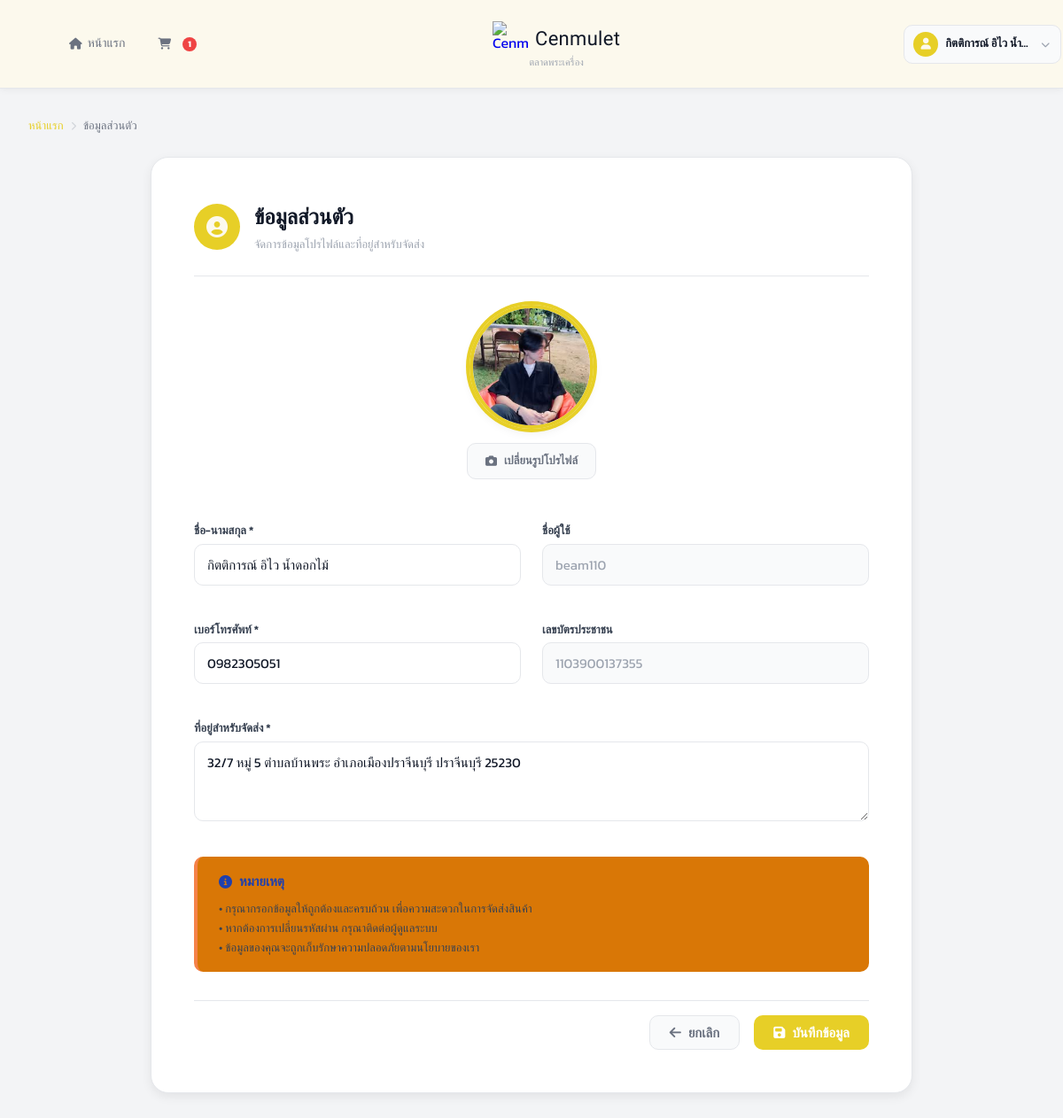
/views/user/profile.php (signed in), run on the app's committed database.
### tables this page shows
CREATE TABLE users (
    id INTEGER PRIMARY KEY AUTOINCREMENT,
    fullname TEXT,
    username TEXT UNIQUE,
    password TEXT,
    tel TEXT,
    address TEXT,
    image TEXT,
    id_per TEXT
);

### views/user/profile.php (the view, shortened to what this page needs)
<?php
require_once __DIR__ . "/../../config/db.php";
$user_id = $_SESSION['user_id'];
try {
    $stmt = $db->prepare("SELECT * FROM users WHERE id = :id");
    $stmt->execute([':id' => $user_id]);
    $user = $stmt->fetch(PDO::FETCH_ASSOC);
} catch (PDOException $e) {
    die("Error: " . $e->getMessage());
}
try {
    $stmt = $db->prepare("SELECT COUNT(*) as count FROM cart WHERE user_id = :user_id");
    $stmt->execute([':user_id' => $user_id]);
    $cart_count = $stmt->fetch(PDO::FETCH_ASSOC)['count'];
} catch (PDOException $e) { $cart_count = 0; }
$active_page = 'profile';
?>
<!DOCTYPE html>
<html lang="th">
<head>
    <link rel="stylesheet" href="https://cdnjs.cloudflare.com/ajax/libs/font-awesome/6.5.1/css/all.min.css">
    <link rel="stylesheet" href="/public/css/style.css">
    <link rel="stylesheet" href="/public/css/profile.css">
</head>
<body>
    <?php include __DIR__ . '/../../includes/navbar.php'; ?>
    <div class="container">
        <nav class="breadcrumb">
            <a href="/views/user/home.php">หน้าแรก</a>
            <span class="separator"><i class="fa-solid fa-chevron-right" style="font-size:10px;"></i></span>
            <span>ข้อมูลส่วนตัว</span>
        </nav>
        <div class="profile-card">
            <div class="profile-card-header">
                <div class="header-icon"><i class="fa-solid fa-user-circle"></i></div>
                <div>
                    <h1>ข้อมูลส่วนตัว</h1>
                    <p>จัดการข้อมูลโปรไฟล์และที่อยู่สำหรับจัดส่ง</p>
                </div>
            </div>
            <form action="" method="POST" enctype="multipart/form-data">
                <div class="avatar-section">
                    <div class="avatar-wrap">
                        <?php if ($user['image']): ?>
                            <img id="profile_preview"
                                 src="/uploads/users/<?php echo htmlspecialchars($user['image']); ?>"
                                 class="avatar-img" alt="Profile">
                        <?php endif; ?>
                    </div>
                    <label for="image_upload" class="btn-upload-avatar">
                        <i class="fa-solid fa-camera"></i>
                        เปลี่ยนรูปโปรไฟล์
                    </label>
                </div>
                <div class="form-grid-2">
                    <div class="form-group">
                        <label class="form-label" for="fullname">ชื่อ-นามสกุล *</label>
                        <input type="text" id="fullname" name="fullname" class="form-control"
                               value="<?php echo htmlspecialchars($user['fullname']); ?>" required>
                    </div>
                    <div class="form-group">
                        <label class="form-label">ชื่อผู้ใช้</label>
                        <input type="text" class="form-control"
                               value="<?php echo htmlspecialchars($user['username']); ?>" disabled>
                    </div>
                    <div class="form-group">
                        <label class="form-label" for="tel">เบอร์โทรศัพท์ *</label>
                        <input type="tel" id="tel" name="tel" class="form-control"
                               value="<?php echo htmlspecialchars($user['tel']); ?>" required>
                    </div>
                    <div class="form-group">
                        <label class="form-label">เลขบัตรประชาชน</label>
                        <input type="text" class="form-control"
                               value="<?php echo htmlspecialchars($user['id_per'] ?? 'ไม่ได้ระบุ'); ?>" disabled>
                    </div>
                    <div class="form-group full-span">
                        <label class="form-label" for="address">ที่อยู่สำหรับจัดส่ง *</label>
                        <textarea id="address" name="address" class="form-control" required><?php echo htmlspecialchars($user['address']); ?></textarea>
                    </div>
                </div>
                <div class="info-box" style="margin-bottom:var(--space-xl);">
                    <h4><i class="fa-solid fa-info-circle"></i> หมายเหตุ</h4>
                    <p>
                        • กรุณากรอกข้อมูลให้ถูกต้องและครบถ้วน เพื่อความสะดวกในการจัดส่งสินค้า<br>
                        • หากต้องการเปลี่ยนรหัสผ่าน กรุณาติดต่อผู้ดูแลระบบ<br>
                        • ข้อมูลของคุณจะถูกเก็บรักษาความปลอดภัยตามนโยบายของเรา
                    </p>
                </div>
                <div class="form-btn-row">
                    <a href="/views/user/home.php" class="btn btn-secondary">
                        <i class="fa-solid fa-arrow-left"></i>
                        ยกเลิก
                    </a>
                    <button type="submit" class="btn btn-primary">
                        <i class="fa-solid fa-save"></i>
                        บันทึกข้อมูล
                    </button>
                </div>
            </form>
        </div>
    </div>
</body>
</html>

### includes/navbar.php (shortened to what this page needs)
<?php
$user       = $user       ?? null;
$cart_count = $cart_count ?? 0;
$active_page = $active_page ?? 'home';
?>
<nav class="navbar">
    <div class="navbar-container">
        <div class="nav-left">
            <ul>
                <li>
                    <a href="/views/user/home.php"
                       class="<?php echo $active_page === 'home' ? 'active' : ''; ?>">
                        <i class="fa-solid fa-house"></i>
                        หน้าแรก
                    </a>
                </li>
                <li>
                    <a href="/views/user/cart.php"
                       class="nav-cart-inline <?php echo $active_page === 'cart' ? 'active' : ''; ?>"
                       title="ตะกร้าสินค้า">
                        <i class="fa-solid fa-cart-shopping"></i>
                        <?php if ($cart_count > 0): ?>
                            <span class="cart-badge"><?php echo $cart_count > 99 ? '99+' : $cart_count; ?></span>
                        <?php endif; ?>
                    </a>
                </li>
            </ul>
        </div>
        <a href="/views/user/home.php" class="nav-logo">
            <div class="nav-logo-row">
                <img src="/public/images/image.png" alt="Cenmulet">
                <span class="nav-logo-name">Cenmulet</span>
            </div>
            <span class="nav-logo-sub">ตลาดพระเครื่อง</span>
        </a>
        <div class="nav-right">
            <?php if ($user): ?>
            <div class="user-menu">
                <div class="user-btn">
                    <div class="user-avatar">
                        <i class="fa-solid fa-user"></i>
                    </div>
                    <span class="user-name"><?php echo htmlspecialchars($user['fullname']); ?></span>
                    <i class="fa-solid fa-chevron-down user-chevron"></i>
                </div>
            </div>
            <?php endif; ?>
        </div>
    </div>
</nav>

### public/css/style.css (style rules this page uses)
:root { --primary: #FF8C00; --primary-dark: #FF5F00; --primary-light: #FFC300; --primary-glow: #ff8c009b; --accent-blue: #F5824A; --accent-blue-dark: #f77433; --accent-blue-light: #f5834ad0; --accent-blue-bg: #d97706; --warning: #F5824A; --warning-light: #fa9d6f; --warning-dark: #f86b25; --warning-text: #92400e; --danger: #ef4444; --danger-dark: #dc2626; --danger-light: #fee2e2; --danger-faded: #fecaca; --success: #10b981; --success-light: #d1fae5; --text-primary: #111827; --text-secondary: #6b7280; --text-muted: #9ca3af; --text-inverse: #ffffff; --bg-page: #f3f4f6; --bg-card: #ffffff; --bg-subtle: #f9fafb; --bg-input: #f9fafb; --border: #e5e7eb; --border-strong: #d1d5db; --border-focus: #10b981; --space-xs: 4px; --space-sm: 8px; --space-md: 16px; --space-lg: 24px; --space-xl: 32px; --space-2xl: 48px; --space-3xl: 64px; --radius-sm: 6px; --radius-md: 10px; --radius-lg: 14px; --radius-xl: 20px; --radius-pill: 9999px; --radius-circle: 50%; --shadow-sm: 0 1px 3px rgba(0,0,0,0.08); --shadow-md: 0 4px 12px rgba(0,0,0,0.07); --shadow-lg: 0 8px 28px rgba(0,0,0,0.1); --shadow-xl: 0 16px 48px rgba(0,0,0,0.14); --shadow-primary: 0 6px 20px rgba(16, 185, 129, 0.25); --font-body: "Kanit", sans-serif; --font-display: "Sriracha", cursive; --text-xs: 12px; --text-sm: 13px; --text-base: 15px; --text-md: 16px; --text-lg: 18px; --text-xl: 20px; --text-2xl: 24px; --text-3xl: 30px; --text-4xl: 36px; --transition: all 0.25s ease; --transition-fast: all 0.15s ease; }
*, *::before, *::after { margin: 0; padding: 0; box-sizing: border-box; }
html { scroll-behavior: smooth; }
body { font-family: var(--font-body); background: var(--bg-page); color: var(--text-primary); line-height: 1.6; -webkit-font-smoothing: antialiased; }
.navbar { width: 100%; height: 72px; display: flex; justify-content: space-between; align-items: center; padding: 0 var(--space-xl); background: var(--bg-card); position: sticky; top: 0; z-index: 100; box-shadow: 0 1px 0 var(--border), var(--shadow-sm); }
.container { max-width: 1320px; margin: 0 auto; padding: var(--space-xl) var(--space-xl); }
.breadcrumb { display: flex; gap: var(--space-sm); align-items: center; font-size: var(--text-sm); color: var(--text-secondary); margin-bottom: var(--space-lg); }
.breadcrumb a { color: var(--primary); text-decoration: none; transition: var(--transition-fast); }
.breadcrumb .separator { color: var(--border-strong); }
.btn { display: inline-flex; align-items: center; justify-content: center; gap: var(--space-sm); padding: 11px 22px; border: none; border-radius: var(--radius-md); font-family: var(--font-body); font-size: var(--text-base); font-weight: 600; cursor: pointer; transition: var(--transition); text-decoration: none; white-space: nowrap; line-height: 1; }
.btn-primary { background: var(--primary); color: var(--text-inverse); }
.btn-secondary { background: var(--bg-subtle); color: var(--text-secondary); border: 1.5px solid var(--border); }
.form-group { display: flex; flex-direction: column; gap: var(--space-xs); margin-bottom: var(--space-md); }
.form-label { font-size: var(--text-sm); font-weight: 600; color: #374151; }
.form-control { width: 100%; padding: 11px 14px; border: 1.5px solid var(--border); border-radius: var(--radius-md); font-family: var(--font-body); font-size: var(--text-base); background: var(--bg-card); color: var(--text-primary); outline: none; transition: var(--transition-fast); }
.form-control:disabled { background: var(--bg-subtle); color: var(--text-muted); cursor: not-allowed; }
textarea.form-control { resize: vertical; min-height: 90px; }
.info-box { background: var(--accent-blue-bg); border-left: 4px solid var(--accent-blue); border-radius: var(--radius-md); padding: var(--space-md) var(--space-lg); }
.info-box h3, .info-box h4 { color: #1e40af; font-size: var(--text-base); margin-bottom: var(--space-sm); display: flex; align-items: center; gap: var(--space-sm); }
.info-box p { color: #374151; font-size: var(--text-sm); line-height: 1.7; }

### data on the page
users: fullname "กิตติการณ์ อิไว น้ำ…", image (picture), fullname "กิตติการณ์ อิไว น้ำดอกไม้", username "beam110", tel "0982305051", id_per "1103900137355", address "32/7 หมู่ 5 ตำบลบ้านพระ อำเภอเมืองปราจีนบุรี ปราจีนบุรี 25230"

### other printed values
$cart_count "1"
